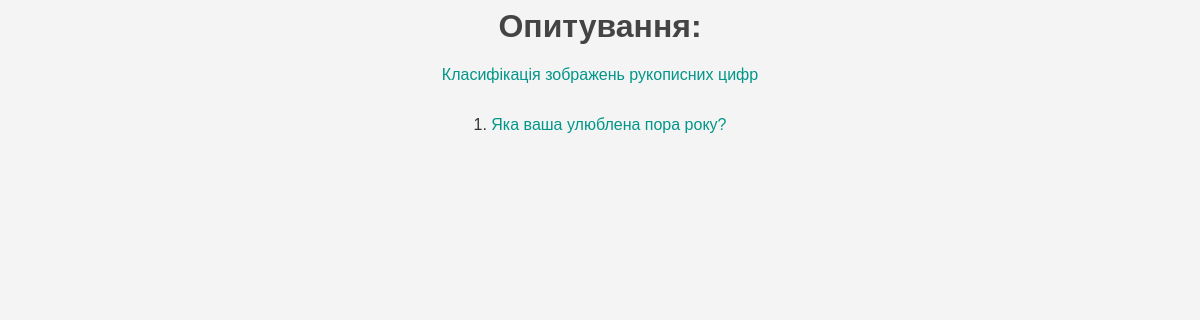
The page /polls/ on the database as committed earlier.
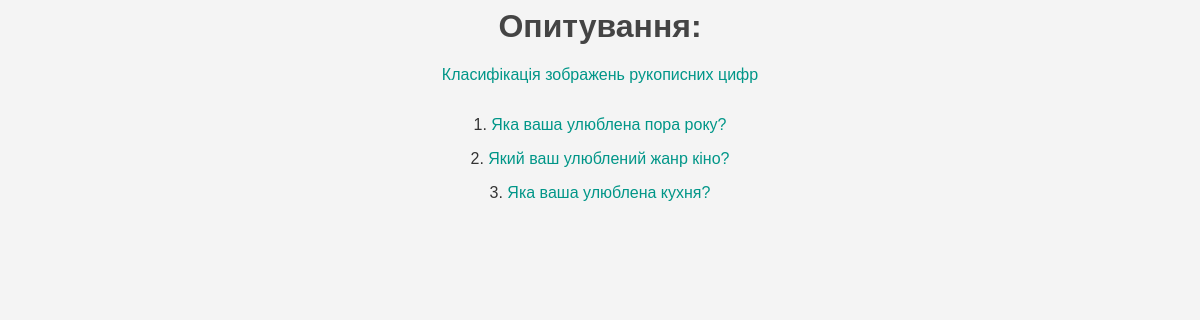
The same page on the database as committed later.
### polls/models.py (models this page shows, shortened)
class Question(models.Model):
    question_text = models.CharField(max_length=200)
    pub_date = models.DateTimeField('date published')

### polls/views.py (the view)
# urls.py: path('', views.IndexView.as_view(), name='index'),
class IndexView(generic.ListView):
    template_name = 'polls/index.html'
    context_object_name = 'latest_question_list'
    def get_queryset(self):
        return Question.objects.filter(
            pub_date__lte=timezone.now()
        ).order_by('pub_date')[:5]

### polls/templates/polls/index.html (shortened to what this page needs)
{% load static %}
<link rel="stylesheet" href="{% static 'polls/style.css' %}">
<h1>Опитування:</h1>
<p><a href="{% url 'polls:classify_image' %}">Класифікація зображень рукописних цифр</a></p>
<div class="container">
    <div class="row">
        <div class="col-8">
            {% if latest_question_list %}
                {% for question in latest_question_list %}
                    <div class="row">
                        <div class="col-8">
                            <p>{{ forloop.counter }}. <a href="{% url 'polls:detail' question.id %}">{{ question.question_text }}</a></p>
                        </div>
                    </div>
                {% endfor %}
            {% else %}
                <p>No polls are available.</p>
            {% endif %}
        </div>
    </div>
</div>

Rows that differ between the two databases and show on the page:
added Question: question_text "Який ваш улюблений жанр кіно?"
added Question: question_text "Яка ваша улюблена кухня?"
